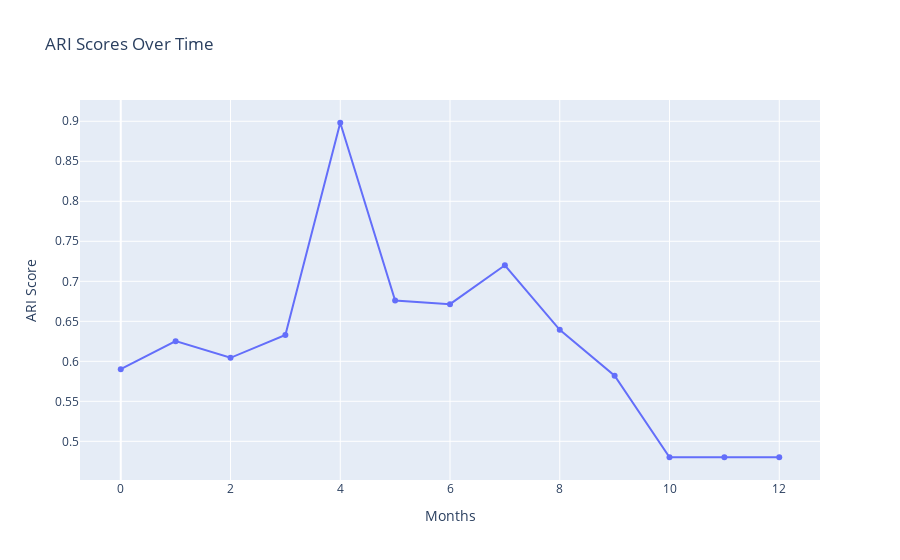

The code cell stored with this chart in its notebook:
### Code cell
import plotly.graph_objects as go

fig = go.Figure(data=go.Scatter(y=ari_scores))
fig.update_layout(title='ARI Scores Over Time', xaxis_title='Months', yaxis_title='ARI Score')

fig.show()

### Figure 1 — Plotly figure (JSON) as saved in the notebook; plotly's stock layout.template omitted (floating-point values rounded to 4 significant figures)
{"data": [{"type": "scatter", "y": [0.5902, 0.6252, 0.6044, 0.6328, 0.8982, 0.6761, 0.6714, 0.72, 0.6394, 0.5821, 0.4801, 0.4801, 0.4801]}], "layout": {"title": {"text": "ARI Scores Over Time"}, "xaxis": {"title": {"text": "Months"}}, "yaxis": {"title": {"text": "ARI Score"}}}}
